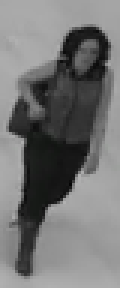
#> input picture images/object.jpg, 40 x 96 px (shown 3 times larger)
$ jupyter execute --allow-errors classic-cv.ipynb
#> lines starting #> are read from the running program, lines starting #| are printed output that depends on the picture; after the words box and inside, x2 and y2 are one past the last pixel; in counts of white or black regions, pixels touching at a corner belong together; long printed decimals are rounded
### Install Libraries
- OpenCV (opencv-contrib-python)
- Numpy (numpy)
- Matplotlib (matplotlib)

### Utilities

[cell 1]
import cv2
import numpy as np
from matplotlib import pyplot as plt

def show(title, img, gray=False):
    plt.figure(figsize=(8,6))
    if gray or (img.ndim == 2):
        plt.imshow(img, cmap='gray')
    else:
        # OpenCV uses BGR color order, convert to RGB
        plt.imshow(cv2.cvtColor(img, cv2.COLOR_BGR2RGB))
    plt.title(title); plt.axis('off'); plt.show()

### SIFT: Find/match “scale and rotation-tolerant” features
- SIFT finds keypoints that are "robust to scale and rotation."
- Use a float descriptor → Match with L2 distance.
- Use Lowe's ratio test to filter out fake matches (selecting good matches).
- If there are enough matches → Compute the Homography (RANSAC) to project the position boundaries into the scene.

[cell 2]
img_t = cv2.imread('../images/object.jpg', cv2.IMREAD_GRAYSCALE)
#> img_t: shape (96, 40); min 4, max 177, mean 116.3
img_s = cv2.imread('../images/scene.jpg', cv2.IMREAD_GRAYSCALE)
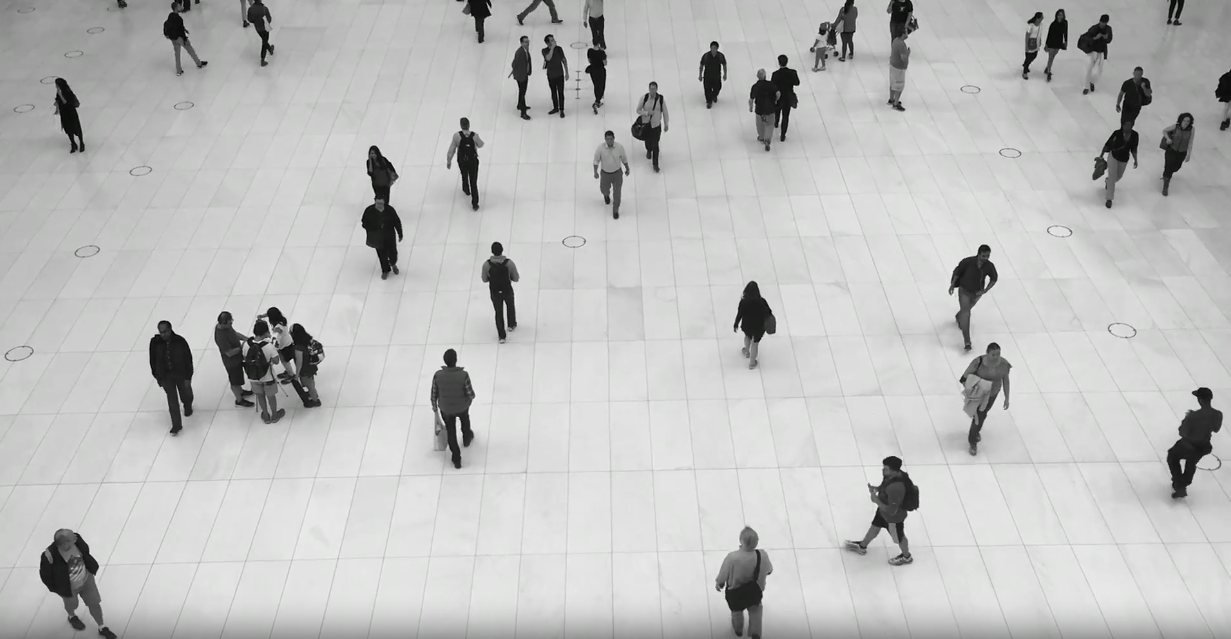
#> input picture images/scene.jpg, 1231 x 639 px
#> img_s: shape (639, 1231); min 0, max 250, mean 190.7
assert img_t is not None and img_s is not None, "Could not open or find the images"

[cell 3]
# Initiate SIFT detector
sift = cv2.SIFT_create(
    nfeatures=2000, # The maximum number of features to retain
    contrastThreshold=0.04, # Contrast threshold used to filter out weak features in semi-uniform (low-contrast) regions
    edgeThreshold=10, # Threshold used to filter out edge-like features
    sigma=1.6 # The sigma of the Gaussian applied to the input image at the octave #0
    )
kp_t, des_t = sift.detectAndCompute(img_t, None)
#> kp_t = 38 keypoints; strongest (x, y, size): (24, 13, 4.7), (8, 89, 4.4), (31, 11, 3.5), (34, 15, 3.1)
kp_s, des_s = sift.detectAndCompute(img_s, None)
#> kp_s = 1477 keypoints; strongest (x, y, size): (755, 315, 27.6), (973, 275, 28.6), (1203, 395, 10.7), (987, 279, 3.9)

print(f"template keypoints: {len(kp_t)}, scene keypoints: {len(kp_s)}")
#| template keypoints: 38, scene keypoints: 1477

[cell 4]
# Brute-Force (L2) + KNN + Lowe's ratio test

bf = cv2.BFMatcher(cv2.NORM_L2)
knn_matches = bf.knnMatch(des_t, des_s, k=2)
#> knn_matches = 38 matches

# Apply Lowe's ratio test
good = []
for m, n in knn_matches:
    if m.distance < 0.75 * n.distance:  # ค่ามาตรฐานที่ใช้งานได้ดี
        good.append(m)
#> this loop made 38 passes
#> after the loop, good = 35 matches

print(f"good matches after ratio test: {len(good)}")
#| good matches after ratio test: 35

[cell 5]
draw_n = min(60, len(good))
#> draw_n = 35
match_vis = cv2.drawMatches(img_t, kp_t, img_s, kp_s, good[:draw_n], None,
                            flags=cv2.DrawMatchesFlags_NOT_DRAW_SINGLE_POINTS)
show("SIFT: sample matches", match_vis)

[cell 6]
# Homography + RANSAC
if len(good) >= 4:
    src_pts = np.float32([kp_t[m.queryIdx].pt for m in good]).reshape(-1,1,2)
#> src_pts = 35 rows, first 8: [4.14, 42.37], [4.14, 42.37], [4.89, 78.32], [5.79, 65.2], [6.05, 47.52], [6.24, 40.9], [6.24, 40.9], [6.81, 35.35]
    dst_pts = np.float32([kp_s[m.trainIdx].pt for m in good]).reshape(-1,1,2)
#> dst_pts = 35 rows, first 8: [1161.2, 146.4], [1161.2, 146.4], [1161.9, 182.3], [1162.8, 169.2], [1163.1, 151.5], [1163.3, 144.8], [1163.3, 144.8], [1163.8, 139.3]
    H, mask = cv2.findHomography(src_pts, dst_pts, cv2.RANSAC, 5.0)
#> H = [[0.933, -0.0201, 1157], [-0.00661, 0.996, 104], [-5.53e-05, -1.71e-05, 1]]; mask = 35 values from 1 to 1
    if H is not None:
        h, w = img_t.shape
#> h = 96; w = 40
        corners = np.float32([[0,0],[w,0],[w,h],[0,h]]).reshape(-1,1,2)
#> corners = [[0, 0], [40, 0], [40, 96], [0, 96]]
        proj = cv2.perspectiveTransform(corners, H)
#> proj = [[1157, 104], [1197, 104], [1197, 200.1], [1157, 200]]

        scene_color = cv2.cvtColor(img_s, cv2.COLOR_GRAY2BGR)
        cv2.polylines(scene_color, [np.int32(proj)], True, (0,255,0), 3)
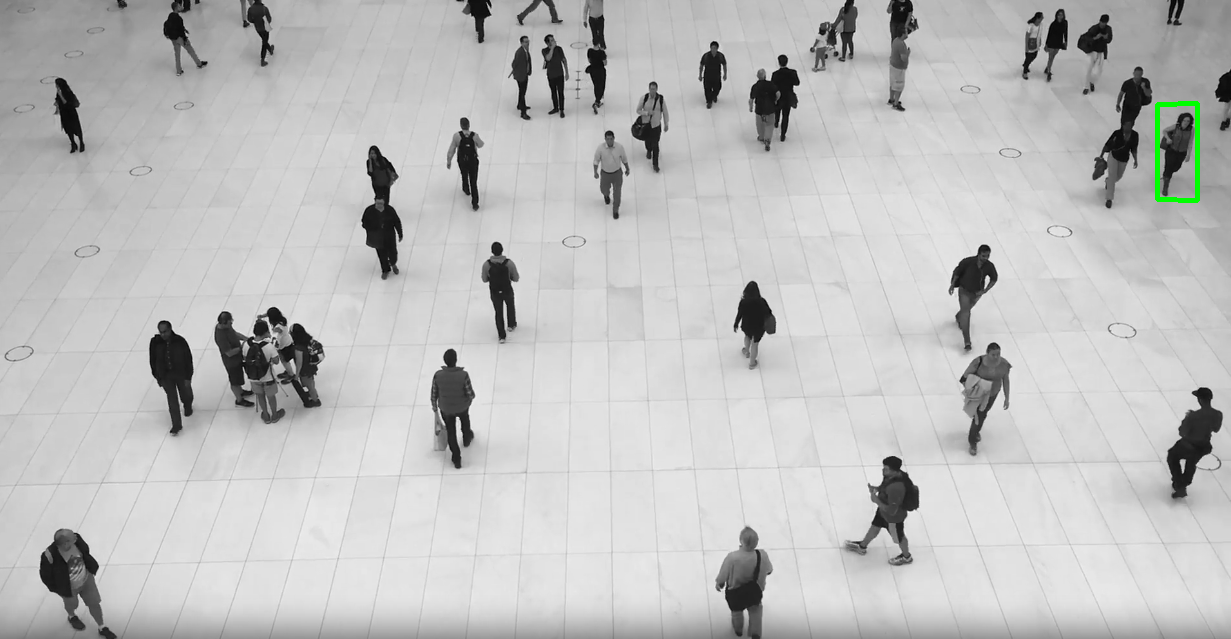
#> scene_color: shape (639, 1231, 3); mean B, G, R 190.4, 190.9, 190.4
        show("SIFT: detected object via homography", scene_color)
    else:
        print("Homography not found")
else:
    print("Not enough good matches for homography (must >= 4)")

### ORB — Oriented FAST and Rotated BRIEF
- Match features in real-time/light devices
- ORB = FAST (detector) + BRIEF (descriptor) adapted for rotation
- Descriptor is binary → uses Hamming distance
- Faster and freer than SIFT, but slightly less accurate in some cases

[cell 7]
img_t = cv2.imread('../images/object.jpg', cv2.IMREAD_GRAYSCALE)
img_s = cv2.imread('../images/scene.jpg', cv2.IMREAD_GRAYSCALE)
assert img_t is not None and img_s is not None, "Could not open or find the images"

[cell 8]
# Initiate ORB detector
orb = cv2.ORB_create(
    nfeatures=5000, # The maximum number of features to retain
    scaleFactor=1.2, # Pyramid decimation ratio
    nlevels=12, # The number of pyramid levels
    edgeThreshold=7, # Size of the border where the features are not detected
    patchSize=21, # Size of the patch used by the oriented BRIEF descriptor
    fastThreshold=5 # FAST threshold for keypoint detection
)
kp_t, des_t = orb.detectAndCompute(img_t, None)
#> kp_t = 160 keypoints; strongest (x, y, size): (7, 47, 21), (16, 69, 21), (23, 12, 30.2), (23, 11, 21)
kp_s, des_s = orb.detectAndCompute(img_s, None)
#> kp_s = 5000 keypoints; strongest (x, y, size): (987, 276, 21), (985, 247, 43.5), (457, 417, 21), (1193, 393, 21)
print(f"template keypoints: {len(kp_t)}, scene keypoints: {len(kp_s)}")
#| template keypoints: 160, scene keypoints: 5000

[cell 9]
# Brute-Force (Hamming) + KNN + Lowe's ratio test

bf = cv2.BFMatcher(cv2.NORM_HAMMING)
knn_matches = bf.knnMatch(des_t, des_s, k=2)
#> knn_matches = 160 matches

good = []
for m, n in knn_matches:
    if m.distance < 0.75 * n.distance:
        good.append(m)
#> after the loop, good = 13 matches
print(f"good matches: {len(good)}")
#| good matches: 13

[cell 10]
# Draw matches
match_vis = cv2.drawMatches(img_t, kp_t, img_s, kp_s, good[:60], None,
                            flags=cv2.DrawMatchesFlags_NOT_DRAW_SINGLE_POINTS)
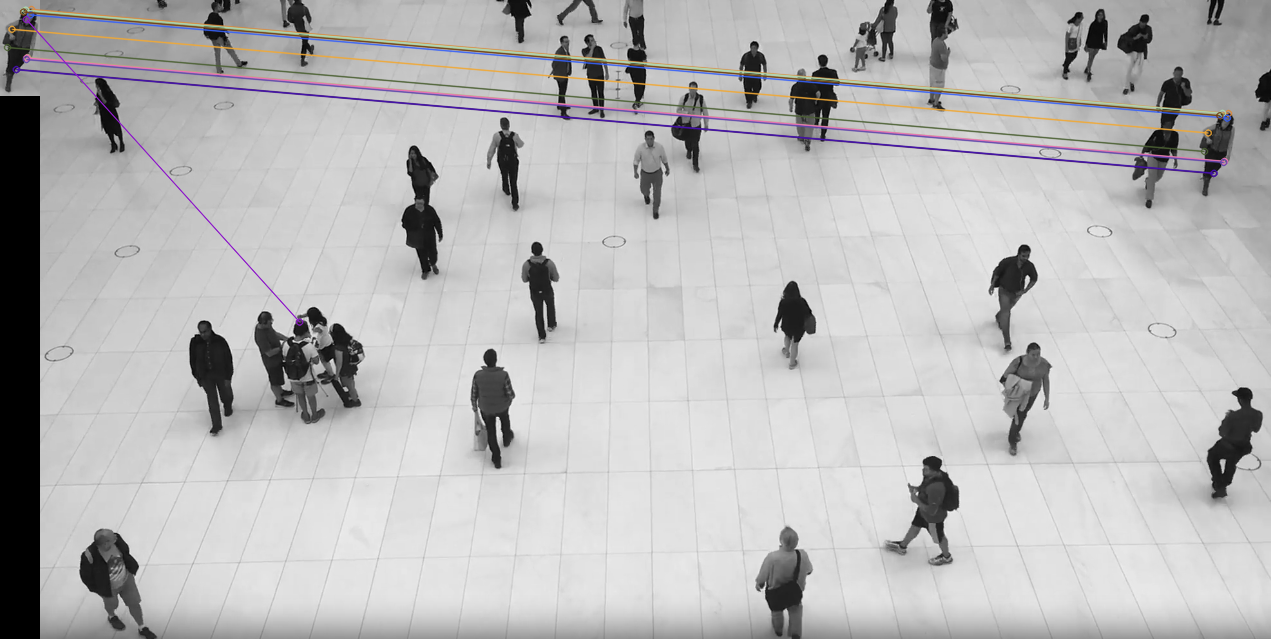
#> match_vis: shape (639, 1271, 3); mean of channels 0, 1, 2 184.6, 184.1, 184.7; drawn as B, G, R
show("ORB: sample matches", match_vis)

[cell 11]
# Homography + RANSAC
if len(good) >= 4:
    src_pts = np.float32([kp_t[m.queryIdx].pt for m in good]).reshape(-1,1,2)
#> src_pts = 13 rows, first 8: [31, 9], [23, 11], [7, 47], [27, 57], [16, 69], [25.2, 9.6], [30, 14.4], [26.4, 57.6]
    dst_pts = np.float32([kp_s[m.trainIdx].pt for m in good]).reshape(-1,1,2)
#> dst_pts = 13 rows, first 8: [1188, 113], [1180, 115], [1164, 151], [1184, 161], [1173, 173], [1182, 112.8], [1186.8, 117.6], [1184, 161]
    H, mask = cv2.findHomography(src_pts, dst_pts, cv2.RANSAC, 5.0)
#> H = [[1.82, 0.132, 1155.7], [0.0769, 1.03, 103.4], [0.000668, 0.000101, 1]]; mask = [1, 1, 1, 1, 1, 1, 1, 1, 1, 1, 1, 1, 0]
    if H is not None:
        h, w = img_t.shape
        corners = np.float32([[0,0],[w,0],[w,h],[0,h]]).reshape(-1,1,2)
        proj = cv2.perspectiveTransform(corners, H)
#> proj = [[1155.7, 103.4], [1196.7, 103.7], [1197.8, 198.3], [1157.2, 200.5]]

        scene_color = cv2.cvtColor(img_s, cv2.COLOR_GRAY2BGR)
        cv2.polylines(scene_color, [np.int32(proj)], True, (255,0,0), 3)
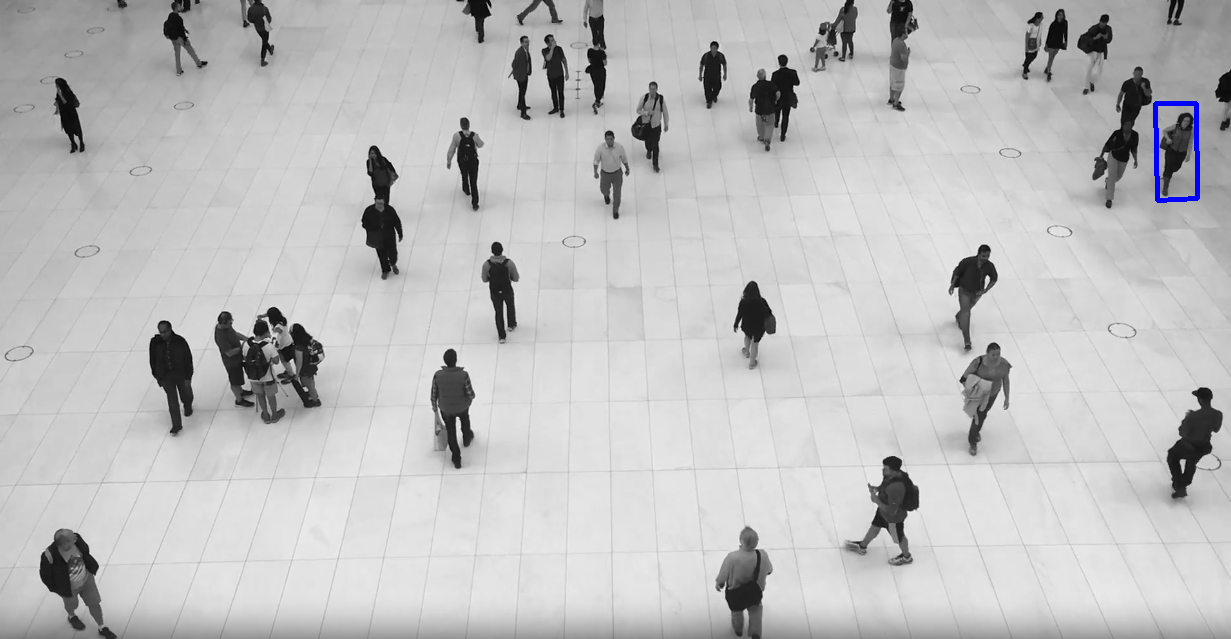
#> scene_color: shape (639, 1231, 3); mean B, G, R 190.9, 190.4, 190.4
        show("ORB: detected object via homography", scene_color)

### HOG + SVM Detector (Pedestrian Detection)
- HOG generates a histogram of edge direction in each cell → combines them into a window descriptor.
- Classic formula: HOG + SVM (OpenCV provides model weights).
- Not resistant to large view/layout changes, but fast and easy.

[cell 12]
img = cv2.imread('../images/scene.jpg')
#> img is the input picture: shape (639, 1231, 3); mean B, G, R 190.6, 191, 190.6
assert img is not None, "Could not open or find the image"

#### Display Simple HOG

[cell 13]
img_resized = cv2.resize(img, (64, 128))  # width=64, height=128
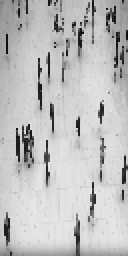
#> img_resized: shape (128, 64, 3) (shown 2 times larger); mean B, G, R 190.7, 191.1, 190.7
hog = cv2.HOGDescriptor()
descriptor = hog.compute(img_resized)
#> descriptor = 3780 values, max 0.502 at index 1057, min 0.00184 at index 2055, mean 0.127

print("HOG feature shape:", descriptor.shape)
#| HOG feature shape: (3780,)
print("sample:", descriptor[:10].flatten()) # display first 10 values
#| sample: [0.2645 0.03783 0.0211 0.03606 0.1425 0.04261
#|  0.01575  0.04053 0.2814 0.1307]

[cell 14]
# HOG visualization
def draw_hog(img, hog, win_size=(64,128)):
#> called with win_size = (64, 128)
    hog_descriptor = cv2.HOGDescriptor(win_size, (16,16), (8,8), (8,8), 9)
    descriptor = hog_descriptor.compute(img)
#> descriptor = 3780 values, max 0.448 at index 738, min 0.00217 at index 1470, mean 0.133

    n_cells = (img.shape[0] // 8, img.shape[1] // 8)
#> n_cells = (16, 8)
    cells_per_block = (2, 2)
    orientations = 9
    hog_image = np.zeros((n_cells[0], n_cells[1], orientations))

    descriptor = descriptor.reshape(n_cells[1] - 1, n_cells[0] - 1,
                                    cells_per_block[1], cells_per_block[0], orientations).transpose((1, 0, 2, 3, 4))
    for y in range(n_cells[0] - 1):
        for x in range(n_cells[1] - 1):
            block = descriptor[y, x, :, :, :]
            hog_image[y, x, :] = block.mean(axis=(0,1))

    return hog_image

hog_vis = draw_hog(img_resized, hog)

[cell 15]
plt.figure(figsize=(10,15))
plt.subplot(1,2,1)
plt.imshow(img_resized, cmap="gray")
plt.title("Input image")

plt.subplot(1,2,2)
plt.imshow(hog_vis.sum(axis=2))
plt.title("HOG Visualization")
plt.show()
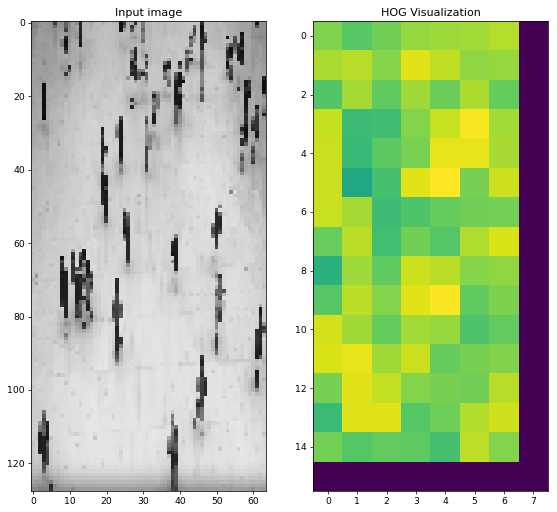
#> figure drawn by matplotlib, 2 panels

#### HOG + SVM Detector

[cell 16]
# Initialize HOG + SVM detector
hog = cv2.HOGDescriptor()
hog.setSVMDetector(cv2.HOGDescriptor_getDefaultPeopleDetector())

[cell 17]
# Detect people
rects, weights = hog.detectMultiScale(
    img,
    winStride=(8,8), # windowing step size (smaller = more detailed but slower)
    padding=(8,8), # padding around the image to avoid missing people at the edges
    scale=1.05 # scaling factor for image pyramid (smaller = more detailed but slower
)
#> rects = 15 rows, first 6: [679, 20, 69, 138], [743, 41, 67, 133], [1100, 45, 70, 140], [618, 61, 70, 140], [575, 99, 74, 148], [460, 208, 79, 159]; weights = [1.72, 2.42, 2.12, 3.59, 3.26, 3.84, 2.47, 1.51, 2.39, 0.17, 1.37, 2.24, 3.2, 0.994, 1.29]

vis = img.copy()
for (x,y,w,h), score in zip(rects, weights):
    cv2.rectangle(vis, (x,y), (x+w, y+h), (0,255,0), 2)
    cv2.putText(vis, f"{score:.2f}", (x, y-5),
                cv2.FONT_HERSHEY_SIMPLEX, 0.5, (0,255,0), 1, cv2.LINE_AA)
#> this loop made 15 passes
#> (x, y, w, h, score) on passes 1 to 12: (679, 20, 69, 138, 1.72), (743, 41, 67, 133, 2.42), (1100, 45, 70, 140, 2.12), (618, 61, 70, 140, 3.59), (575, 99, 74, 148, 3.26), (460, 208, 79, 159, 3.84), (718, 252, 70, 140, 2.47), (196, 294, 67, 134, 1.51), (135, 304, 76, 152, 2.39), (228, 308, 70, 140, 0.17), (945, 332, 73, 146, 1.37), (858, 432, 77, 154, 2.24)
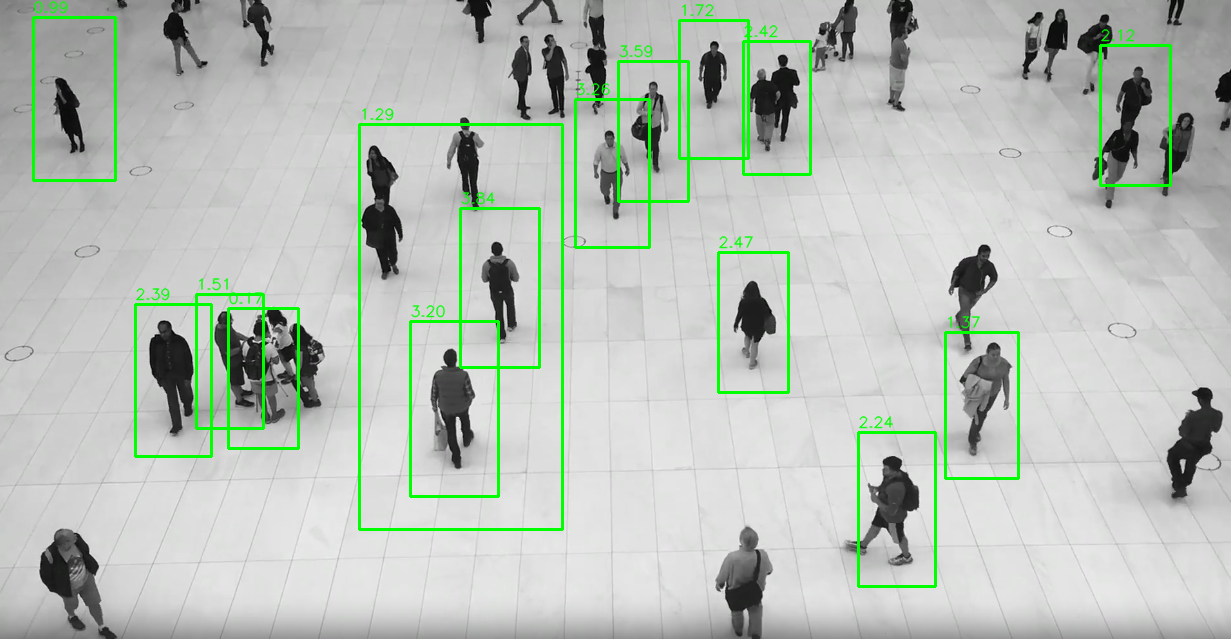
#> vis: shape (639, 1231, 3); 3.22% of pixels changed, all inside (x1, y1, x2, y2) = (32, 0, 1172, 588)

show("HOG: people detections (raw)", vis)

[cell 18]
# Non-Maximum Suppression (NMS)
# - Remove overlapping boxes, keep only the one with the highest score

boxes  = [ [x, y, x+w, y+h] for (x,y,w,h) in rects ]
#> boxes = 15 items, first 6: [679, 20, 748, 158], [743, 41, 810, 174], [1100, 45, 1170, 185], [618, 61, 688, 201], [575, 99, 649, 247], [460, 208, 539, 367]
scores = [ float(w) for w in weights ]
#> scores has the same summary as weights
indices = cv2.dnn.NMSBoxes(boxes, scores, score_threshold=0.5, nms_threshold=0.3)
#> indices = [5, 3, 6, 8, 11, 2, 13]

vis_nms = img.copy()
if len(indices) > 0:
    for i in indices.flatten():
        x1,y1,x2,y2 = boxes[i]
        cv2.rectangle(vis_nms, (x1,y1), (x2,y2), (255,0,0), 2)
#> this loop made 7 passes
#> (i, x1, y1, x2, y2) on passes 1 to 7: (5, 460, 208, 539, 367), (3, 618, 61, 688, 201), (6, 718, 252, 788, 392), (8, 135, 304, 211, 456), (11, 858, 432, 935, 586), (2, 1100, 45, 1170, 185), (13, 33, 17, 115, 180)
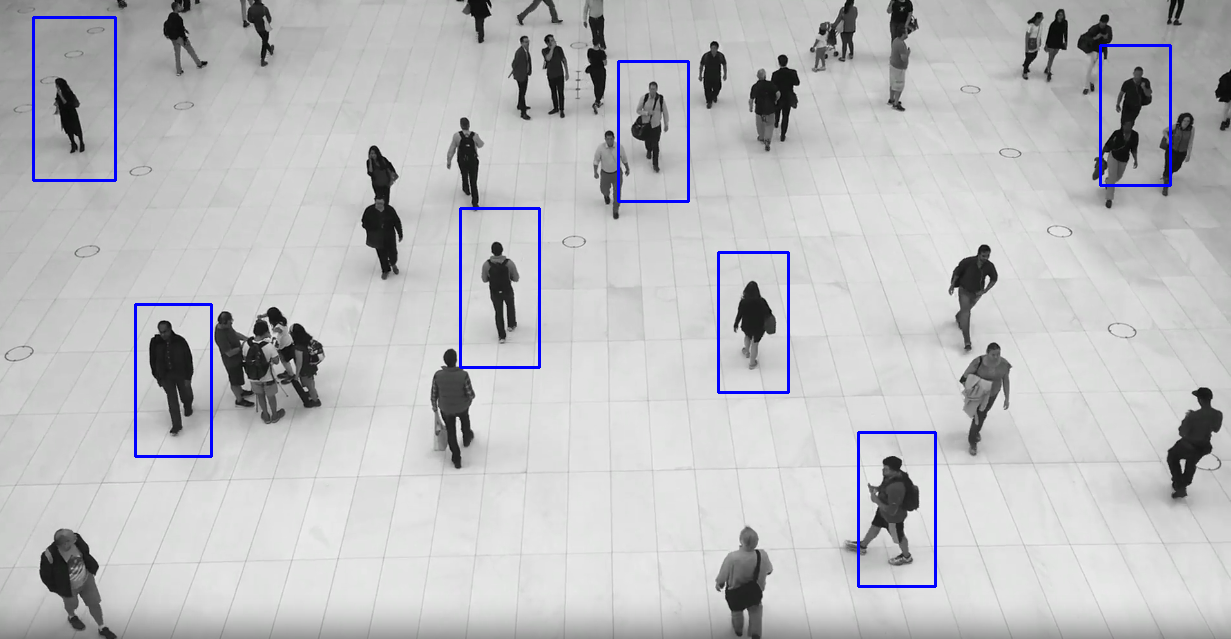
#> vis_nms: shape (639, 1231, 3); 1.2% of pixels changed, all inside (x1, y1, x2, y2) = (32, 16, 1172, 588)
show("HOG: after NMS", vis_nms)
